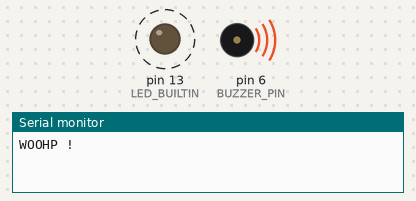
This sketch was run on a simulated Arduino Uno, built with avr-gcc and run on an emulated ATmega328P. On the bench: output pins drawn as LEDs (lit = HIGH), buzzer (waves = sounding), the last lines printed to the serial monitor. Dashed ring = blinking.

Above: at 0.05 s.
At 9.87 s:
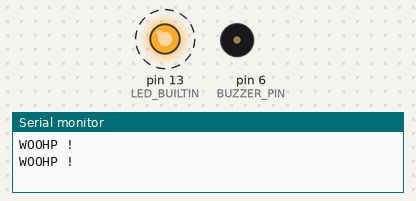
Timing chart, 0 to 10.4 s (numbered marks = the images above):
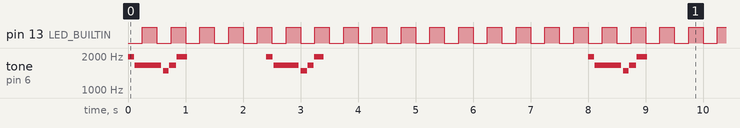

Measured:
- by itself, pin 13 (LED_BUILTIN): alternates HIGH for 0.25 s and LOW for 0.25 s

The sketch:

buzzer_passif.ino
```cpp
// ============================================================================
// compowder_uno_r4.ino — Jingle "Totally Spies Compowder Sound"
// Arduino UNO R4 WiFi — NON BLOQUANT (millis)
// Câblage : D8 --[100 Ω]-- (+)PS1720P02(−) -- GND
//
// Transcription issue de l'analyse audio : 3 notes (B6, G#6, F#6),
// phrase jouée 2 fois avec ~1,36 s de silence entre les deux.
//
// API :
//   compowder_start()      lance le jingle (redémarre s'il est déjà en cours)
//   compowder_tick()       à appeler à chaque tour de loop()
//   compowder_stop()       coupe immédiatement
//   compowder_isPlaying()  true tant que le jingle joue
// ============================================================================

#define BUZZER_PIN  6

// ── Fréquences (pitches.h, octave 6) ─────────────────────────────────────────
#define NOTE_FS6  1480
#define NOTE_GS6  1661
#define NOTE_B6   1976
#define REST         0

struct Note {
    uint16_t freq;     // Hz (0 = silence)
    uint16_t dur_ms;   // durée en ms
};

// Les deux phrases sont mises bout à bout dans une seule séquence
const Note compowder[] = {
    // Phrase 1
    { NOTE_B6,  116 },
    { NOTE_GS6, 499 },
    { NOTE_FS6, 104 },
    { NOTE_GS6, 128 },
    { NOTE_B6,  197 },
    { REST,    1359 },
    // Phrase 2 (reprise)
    { NOTE_B6,  128 },
    { NOTE_GS6, 476 },
    { NOTE_FS6, 116 },
    { NOTE_GS6, 116 },
    { NOTE_B6,  174 },
};
const uint8_t NB_NOTES = sizeof(compowder) / sizeof(compowder[0]);

// ── État interne ─────────────────────────────────────────────────────────────
static bool     cp_playing = false;
static uint8_t  cp_index   = 0;
static uint32_t cp_tNote   = 0;   // instant de début de la note courante

static void cp_startNote(uint8_t i) {
    const Note &n = compowder[i];
    if (n.freq == REST) {
        noTone(BUZZER_PIN);
    } else {
        // 92 % de la durée = articulation légère entre les notes
        tone(BUZZER_PIN, n.freq, (uint32_t)n.dur_ms * 92 / 100);
    }
}

void compowder_start() {
    cp_index   = 0;
    cp_playing = true;
    cp_tNote   = millis();
    cp_startNote(0);
}

void compowder_stop() {
    noTone(BUZZER_PIN);
    cp_playing = false;
}

bool compowder_isPlaying() {
    return cp_playing;
}

void compowder_tick() {
    if (!cp_playing) return;

    if (millis() - cp_tNote >= compowder[cp_index].dur_ms) {
        cp_tNote += compowder[cp_index].dur_ms;   // évite la dérive cumulative
        cp_index++;

        if (cp_index >= NB_NOTES) {
            compowder_stop();
            return;
        }
        cp_startNote(cp_index);
    }
}

// ============================================================================
//  DÉMO — le jingle joue pendant que la LED clignote (preuve du non-bloquant)
// ============================================================================
static uint32_t tDernierJingle = 0;
static uint32_t tLed           = 0;

void setup() {
    Serial.begin(115200);
    while (!Serial && millis() < 3000);

    pinMode(BUZZER_PIN, OUTPUT);
    pinMode(LED_BUILTIN, OUTPUT);

    Serial.println("WOOHP !");
    compowder_start();
    tDernierJingle = millis();
}

void loop() {
    compowder_tick();                         // à appeler à chaque tour

    // Autre tâche : clignotement LED toutes les 250 ms
    if (millis() - tLed >= 250) {
        tLed = millis();
        digitalWrite(LED_BUILTIN, !digitalRead(LED_BUILTIN));
    }

    // Relance du jingle toutes les 8 s
    if (millis() - tDernierJingle >= 8000) {
        tDernierJingle = millis();
        Serial.println("WOOHP !");
        compowder_start();
    }
}
```
